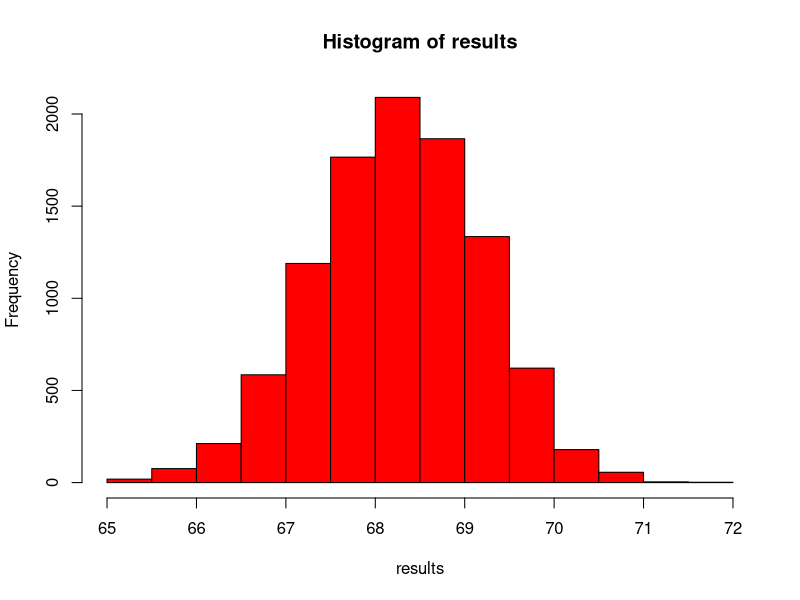

The R source for this figure:
# Name: Clay Gibson
# Class: STAT 238
# Description: HW9 Problem 1

###################
# PART A
###################
sample_mu <- 69.5

lik = function(th){
    dnorm(sample_mu,mean=th,sd=2)
}

prior = function(th){
  dnorm(th, mean = 68, sd = 1)
}

post = function(th){
  prior(th) * lik(th)
}

th0 <- 70
nit <- 10000
results <- rep(0,nit)
results[1] <- th0
th <- th0
for (i in 2:nit) {
  cand <- th + rnorm(1)
  ratio <- post(cand)/post(th)
  if(runif(1)<ratio) {th <- cand}
  results[i] <- th
}

###################
# PART B
###################
par(mfrow=c(1,1))
hist(results, col = "red")
mn <- mean(results)
mysd <- sd(results)
mn + c(-1.96, 1.96)*mysd
mean(results > 66.56 & results < 70.0664)
